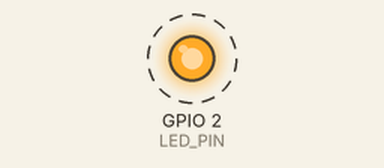
Bench run of a sketch on a simulated ESP32. Shown: output pins drawn as LEDs (lit = HIGH). Dashed ring = blinking. What the sketch prints to the serial monitor is not drawn.

Above: at 0.4 s.
Timing chart, 0 to 3.2 s (numbered marks = the images above):
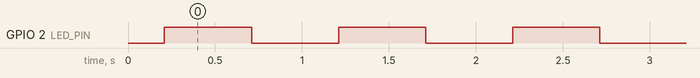

The sketch:

hello_blink.ino
```cpp
// hello_blink — minimal toolchain smoke test for the NodeMCU-32S.
//
// No WiFi, no sensors, no libraries: just prove that arduino-cli can build,
// flash and run code on this board, and that the onboard LED is where we think
// it is. Flash this first if you ever suspect the toolchain or the board.
//
//   make -C hello_blink build    # or: arduino-cli compile --fqbn esp32:esp32:nodemcu-32s .
//   make -C hello_blink upload   # or: arduino-cli upload --fqbn esp32:esp32:nodemcu-32s --port /dev/cu.usbserial-0001 .
//
// NodeMCU-32S onboard blue LED is on GPIO2 on the common clones. If nothing
// blinks, try 22 or 23 — some boards differ. GPIO2 is also a boot strapping
// pin (must be high at reset), which is why the LED is wired to it on many
// ESP32 dev boards: an LED + resistor to 3V3 satisfies the pull-up.

#include <Arduino.h>

#ifndef LED_PIN
#define LED_PIN 2
#endif

static const uint32_t kBlinkMs = 500;

void setup() {
  pinMode(LED_PIN, OUTPUT);
  digitalWrite(LED_PIN, LOW);
  Serial.begin(115200);
  delay(200);
  Serial.println();
  Serial.println("[hello_blink] esp-current-sense toolchain smoke test");
  Serial.printf("[hello_blink] chip=%s  cores=%d  freq=%d MHz  flash=%d KB\r\n",
                ESP.getChipModel(), ESP.getChipCores(),
                (int)(ESP.getCpuFreqMHz()), (int)(ESP.getFlashChipSize() / 1024));
  Serial.printf("[hello_blink] blinking GPIO%d every %lums\r\n",
                LED_PIN, (unsigned long)kBlinkMs);
}

void loop() {
  static bool on = false;
  on = !on;
  digitalWrite(LED_PIN, on ? HIGH : LOW);
  Serial.printf("[hello_blink] LED %s  uptime=%lus\r\n",
                on ? "ON " : "OFF", (unsigned long)(millis() / 1000));
  delay(kBlinkMs);
}
```

Measured:
- by itself, GPIO 2 (LED_PIN): alternates HIGH for 0.50 s and LOW for 0.50 s
